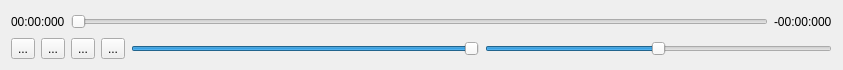
<?xml version="1.0" encoding="UTF-8"?>
<ui version="4.0">
 <class>PlayerControl</class>
 <widget class="QWidget" name="PlayerControl">
  <property name="geometry">
   <rect>
    <x>0</x>
    <y>0</y>
    <width>843</width>
    <height>70</height>
   </rect>
  </property>
  <property name="sizePolicy">
   <sizepolicy hsizetype="Preferred" vsizetype="Minimum">
    <horstretch>0</horstretch>
    <verstretch>0</verstretch>
   </sizepolicy>
  </property>
  <property name="minimumSize">
   <size>
    <width>0</width>
    <height>70</height>
   </size>
  </property>
  <property name="windowTitle">
   <string>Form</string>
  </property>
  <layout class="QVBoxLayout" name="verticalLayout">
   <item>
    <layout class="QHBoxLayout" name="horizontalLayout">
     <item>
      <widget class="QLabel" name="ellapsedLabel">
       <property name="text">
        <string>00:00:000</string>
       </property>
      </widget>
     </item>
     <item>
      <widget class="QSlider" name="positionSlider">
       <property name="orientation">
        <enum>Qt::Horizontal</enum>
       </property>
      </widget>
     </item>
     <item>
      <widget class="QLabel" name="remainingLabel">
       <property name="text">
        <string>-00:00:000</string>
       </property>
      </widget>
     </item>
    </layout>
   </item>
   <item>
    <layout class="QHBoxLayout" name="horizontalLayout_2">
     <item>
      <widget class="QToolButton" name="stopButton">
       <property name="text">
        <string>...</string>
       </property>
       <property name="icon">
        <iconset theme="media-playback-stop"/>
       </property>
      </widget>
     </item>
     <item>
      <widget class="QToolButton" name="prevButton">
       <property name="text">
        <string>...</string>
       </property>
       <property name="icon">
        <iconset theme="media-skip-backward"/>
       </property>
      </widget>
     </item>
     <item>
      <widget class="QToolButton" name="playButton">
       <property name="text">
        <string>...</string>
       </property>
       <property name="icon">
        <iconset theme="media-playback-start"/>
       </property>
      </widget>
     </item>
     <item>
      <widget class="QToolButton" name="nextButton">
       <property name="text">
        <string>...</string>
       </property>
       <property name="icon">
        <iconset theme="media-skip-forward"/>
       </property>
      </widget>
     </item>
     <item>
      <widget class="QSlider" name="opacitySlider">
       <property name="toolTip">
        <string>&lt;html&gt;&lt;head/&gt;&lt;body&gt;&lt;p&gt;Opacity&lt;/p&gt;&lt;/body&gt;&lt;/html&gt;</string>
       </property>
       <property name="whatsThis">
        <string>&lt;html&gt;&lt;head/&gt;&lt;body&gt;&lt;p&gt;Opacity Slider&lt;/p&gt;&lt;/body&gt;&lt;/html&gt;</string>
       </property>
       <property name="value">
        <number>99</number>
       </property>
       <property name="orientation">
        <enum>Qt::Horizontal</enum>
       </property>
      </widget>
     </item>
     <item>
      <widget class="QSlider" name="speedSlider">
       <property name="toolTip">
        <string>&lt;html&gt;&lt;head/&gt;&lt;body&gt;&lt;p&gt;Speed&lt;/p&gt;&lt;/body&gt;&lt;/html&gt;</string>
       </property>
       <property name="whatsThis">
        <string>&lt;html&gt;&lt;head/&gt;&lt;body&gt;&lt;p&gt;Speed Slider&lt;/p&gt;&lt;/body&gt;&lt;/html&gt;</string>
       </property>
       <property name="minimum">
        <number>-50</number>
       </property>
       <property name="maximum">
        <number>50</number>
       </property>
       <property name="orientation">
        <enum>Qt::Horizontal</enum>
       </property>
      </widget>
     </item>
    </layout>
   </item>
  </layout>
 </widget>
 <resources/>
 <connections/>
</ui>
